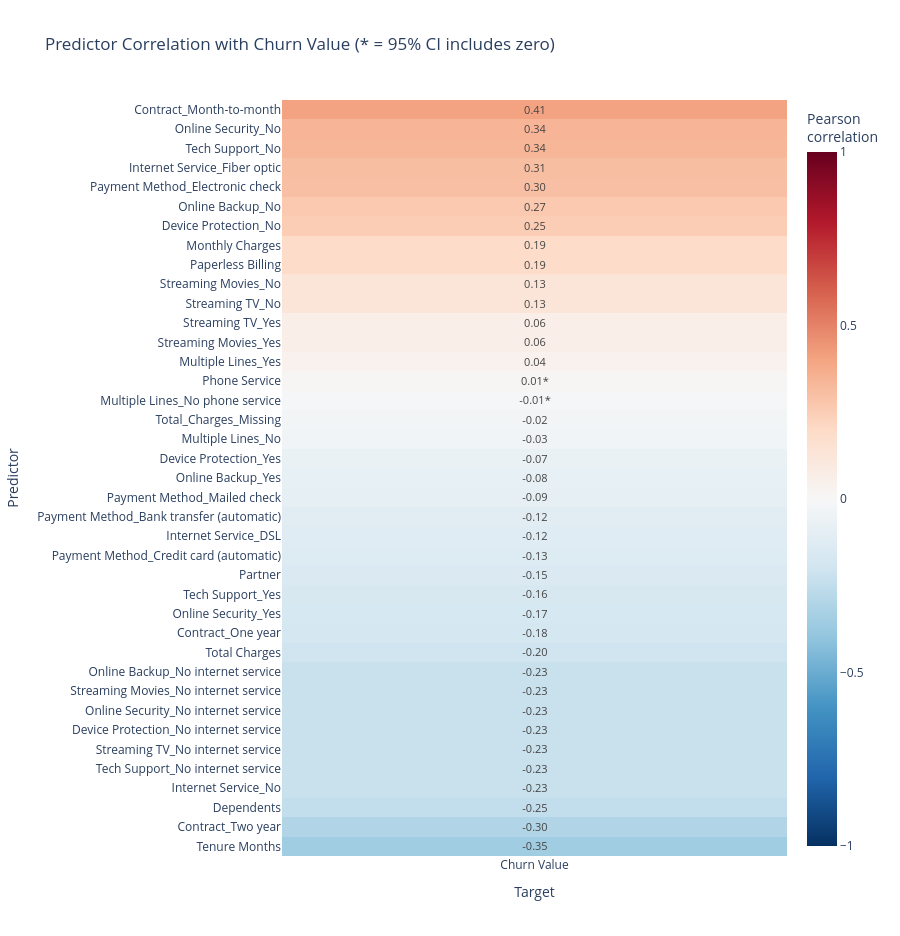

Notebook code for this chart:
### Markdown cell above
## Predictor correlation with churn

This heatmap uses Pearson correlation to show the direction and strength of the linear relationship between each processed predictor and `Churn Value`. An asterisk (`*`) marks correlations whose 95% confidence interval includes zero (not statistically different from zero at the unadjusted 5% level). Correlation highlights associations only; it does not establish causation.

### Code cell
import numpy as np
import plotly.graph_objects as go

predictor_columns = [column for column in prediction_df.columns if column != target_column]
correlation_results = []
for column in predictor_columns:
    paired_values = prediction_df[[column, target_column]].dropna()
    correlation = paired_values[column].corr(paired_values[target_column])
    sample_size = len(paired_values)
    fisher_margin = 1.959963984540054 / np.sqrt(sample_size - 3)
    confidence_interval = np.tanh(np.arctanh(correlation) + np.array([-fisher_margin, fisher_margin]))
    correlation_results.append({
        "predictor": column,
        "correlation": correlation,
        "ci_low": confidence_interval[0],
        "ci_high": confidence_interval[1],
        "sample_size": sample_size,
    })

target_correlations = (
    pd.DataFrame(correlation_results)
    .assign(significant=lambda frame: (frame["ci_low"] > 0) | (frame["ci_high"] < 0))
    .sort_values("correlation")
    .reset_index(drop=True)
)
annotation_text = target_correlations.apply(
    lambda row: f"{row['correlation']:.2f}{'*' if not row['significant'] else ''}",
    axis=1,
).to_numpy().reshape(-1, 1)

fig = go.Figure(go.Heatmap(
    z=target_correlations[["correlation"]].to_numpy(),
    x=[target_column],
    y=target_correlations["predictor"],
    colorscale="RdBu_r",
    zmin=-1,
    zmax=1,
    text=annotation_text,
    texttemplate="%{text}",
    textfont={"size": 11},
    customdata=target_correlations[["ci_low", "ci_high", "sample_size"]].to_numpy().reshape(-1, 1, 3),
    colorbar={"title": "Pearson<br>correlation"},
    hovertemplate=(
        "Predictor: %{y}<br>Correlation: %{z:.3f}<br>"
        "95% CI: [%{customdata[0]:.3f}, %{customdata[1]:.3f}]<br>"
        "n: %{customdata[2]}<extra></extra>"
    ),
))
fig.update_layout(
    title="Predictor Correlation with Churn Value (* = 95% CI includes zero)",
    xaxis_title="Target",
    yaxis_title="Predictor",
    height=max(650, 24 * len(target_correlations)),
)
fig.show()

### Figure 1 — Plotly figure (JSON) as saved in the notebook; plotly's stock layout.template omitted (floating-point values rounded to 4 significant figures)
{"data": [{"colorbar": {"title": {"text": "Pearson<br>correlation"}}, "colorscale": [[0, "rgb(5,48,97)"], [0.1, "rgb(33,102,172)"], [0.2, "rgb(67,147,195)"], [0.3, "rgb(146,197,222)"], [0.4, "rgb(209,229,240)"], [0.5, "rgb(247,247,247)"], [0.6, "rgb(253,219,199)"], [0.7, "rgb(244,165,130)"], [0.8, "rgb(214,96,77)"], [0.9, "rgb(178,24,43)"], [1, "rgb(103,0,31)"]], "customdata": [-0.3725, -0.3316, 7043.0, -0.3233, -0.2809, 7043.0, -0.2703, -0.2265, 7043.0, -0.2499, -0.2056, 7043.0, -0.2499, -0.2056, 7043.0, -0.2499, -0.2056, 7043.0, -0.2499, -0.2056, 7043.0, -0.2499, -0.2056, 7043.0, -0.2499, -0.2056, 7043.0, -0.2499, -0.2056, 7043.0, -0.2218, -0.1769, 7032.0, -0.2003, -0.1551, 7043.0, -0.1938, -0.1485, 7043.0, -0.1873, -0.1419, 7043.0, -0.1732, -0.1275, 7043.0, -0.1572, -0.1113, 7043.0, -0.1471, -0.1012, 7043.0, -0.1409, -0.09484, 7043.0, -0.1148, -0.06847, 7043.0, -0.1054, -0.05901, 7043.0, -0.08938, -0.04287, 7043.0, -0.05588, -0.00922, 7043.0, -0.0471, -0.0004161, 7043.0, -0.03529, 0.01142, 7043.0, -0.01142, 0.03529, 7043.0, 0.01676, 0.0634, 7043.0, 0.03808, 0.08462, 7043.0, 0.03993, 0.08646, 7043.0, 0.1059, 0.1518, 7043.0, 0.1078, 0.1537, 7043.0, 0.1692, 0.2142, 7043.0, 0.1708, 0.2157, 7043.0, 0.2305, 0.2742, 7043.0, 0.2462, 0.2895, 7043.0, 0.2805, 0.323, 7043.0, 0.2867, 0.329, 7043.0, 0.3164, 0.3578, 7043.0, 0.3219, 0.3631, 7043.0, 0.3854, 0.4244, 7043.0], "hovertemplate": "Predictor: %{y}<br>Correlation: %{z:.3f}<br>95% CI: [%{customdata[0]:.3f}, %{customdata[1]:.3f}]<br>n: %{customdata[2]}<extra></extra>", "text": [["-0.35"], ["-0.30"], ["-0.25"], ["-0.23"], ["-0.23"], ["-0.23"], ["-0.23"], ["-0.23"], ["-0.23"], ["-0.23"], ["-0.20"], ["-0.18"], ["-0.17"], ["-0.16"], ["-0.15"], ["-0.13"], ["-0.12"], ["-0.12"], ["-0.09"], ["-0.08"], ["-0.07"], ["-0.03"], ["-0.02"], ["-0.01*"], ["0.01*"], ["0.04"], ["0.06"], ["0.06"], ["0.13"], ["0.13"], ["0.19"], ["0.19"], ["0.25"], ["0.27"], ["0.30"], ["0.31"], ["0.34"], ["0.34"], ["0.41"]], "textfont": {"size": 11}, "texttemplate": "%{text}", "type": "heatmap", "x": ["Churn Value"], "y": ["Tenure Months", "Contract_Two year", "Dependents", "Internet Service_No", "Tech Support_No internet service", "Streaming TV_No internet service", "Device Protection_No internet service", "Online Security_No internet service", "Streaming Movies_No internet service", "Online Backup_No internet service", "Total Charges", "Contract_One year", "Online Security_Yes", "Tech Support_Yes", "Partner", "Payment Method_Credit card (automatic)", "Internet Service_DSL", "Payment Method_Bank transfer (automatic)", "Payment Method_Mailed check", "Online Backup_Yes", "Device Protection_Yes", "Multiple Lines_No", "Total_Charges_Missing", "Multiple Lines_No phone service", "Phone Service", "Multiple Lines_Yes", "Streaming Movies_Yes", "Streaming TV_Yes", "Streaming TV_No", "Streaming Movies_No", "Paperless Billing", "Monthly Charges", "Device Protection_No", "Online Backup_No", "Payment Method_Electronic check", "Internet Service_Fiber optic", "Tech Support_No", "Online Security_No", "Contract_Month-to-month"], "z": [[-0.3522], [-0.3023], [-0.2485], [-0.2279], [-0.2279], [-0.2279], [-0.2279], [-0.2279], [-0.2279], [-0.2279], [-0.1995], [-0.1778], [-0.1712], [-0.1647], [-0.1504], [-0.1343], [-0.1242], [-0.1179], [-0.09168], [-0.08225], [-0.06616], [-0.03257], [-0.02377], [-0.01194], [0.01194], [0.0401], [0.06138], [0.06323], [0.1289], [0.1308], [0.1918], [0.1934], [0.2525], [0.268], [0.3019], [0.308], [0.3373], [0.3426], [0.4051]], "zmax": 1, "zmin": -1}], "layout": {"height": 936, "title": {"text": "Predictor Correlation with Churn Value (* = 95% CI includes zero)"}, "xaxis": {"title": {"text": "Target"}}, "yaxis": {"title": {"text": "Predictor"}}}}
